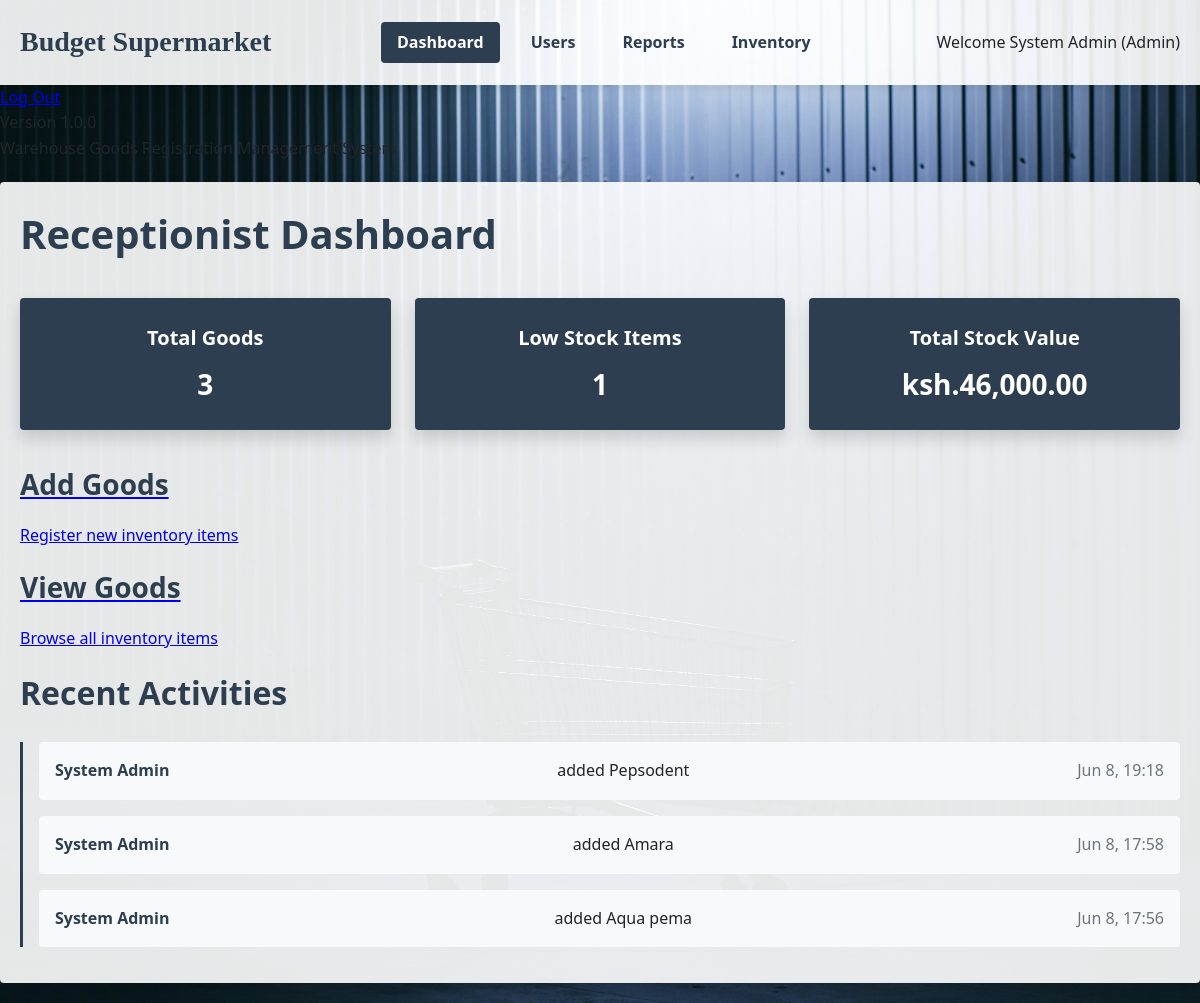
The page /receptionist/dashboard.php (signed in) on the database its author committed.
### tables this page shows
CREATE TABLE `goods` (
  `id` int(11) NOT NULL,
  `name` varchar(100) NOT NULL,
  `barcode` varchar(50) DEFAULT NULL,
  `category` varchar(50) NOT NULL,
  `description` text DEFAULT NULL,
  `quantity` int(11) NOT NULL,
  `price` decimal(10,2) NOT NULL,
  `added_by` int(11) DEFAULT NULL,
  `added_at` timestamp NOT NULL DEFAULT current_timestamp()
);

CREATE TABLE `users` (
  `id` int(11) NOT NULL,
  `username` varchar(50) NOT NULL,
  `password` varchar(255) NOT NULL,
  `nickname` varchar(50) NOT NULL,
  `role` enum('admin','cashier','receptionist') NOT NULL DEFAULT 'receptionist',
  `created_at` timestamp NOT NULL DEFAULT current_timestamp()
);

### receptionist/dashboard.php (the view, shortened to what this page needs)
<?php
include '../includes/config.php';
$stmt = $pdo->query("SELECT COUNT(*) as total_goods FROM goods");
$total_goods = $stmt->fetch()['total_goods'];
$stmt = $pdo->query("SELECT COUNT(*) as low_stock FROM goods WHERE quantity < 10");
$low_stock = $stmt->fetch()['low_stock'];
$stmt = $pdo->query("SELECT SUM(quantity * price) as total_value FROM goods");
$total_value = $stmt->fetch()['total_value'] ?? 0;
$stmt = $pdo->query("SELECT g.name, g.added_at, u.nickname
                     FROM goods g JOIN users u ON g.added_by = u.id
                     ORDER BY g.added_at DESC LIMIT 5");
$activities = $stmt->fetchAll();
?>
<?php $pageTitle = "Receptionist Dashboard"; include '../includes/header.php'; ?>
<h1>Receptionist Dashboard</h1>
<div class="stats-container">
    <div class="stat-card">
        <h3>Total Goods</h3>
        <p><?php echo $total_goods; ?></p>
    </div>
    <div class="stat-card">
        <h3>Low Stock Items</h3>
        <p><?php echo $low_stock; ?></p>
    </div>
    <div class="stat-card">
        <h3>Total Stock Value</h3>
        <p>ksh.<?php echo number_format($total_value, 2); ?></p>
    </div>
</div>
<div class="quick-actions">
    <a href="add-goods.php" class="quick-action-btn">
        <h3>Add Goods</h3>
        <p>Register new inventory items</p>
    </a>
    <a href="goods.php" class="quick-action-btn">
        <h3>View Goods</h3>
        <p>Browse all inventory items</p>
    </a>
</div>
<div class="recent-activities">
    <h2>Recent Activities</h2>
    <div class="activity-bar">
        <?php foreach ($activities as $activity): ?>
            <div class="activity-item">
                <span class="activity-name"><?php echo htmlspecialchars($activity['nickname']); ?></span>
                <span class="activity-action">added <?php echo htmlspecialchars($activity['name']); ?></span>
                <span class="activity-time"><?php echo date('M j, H:i', strtotime($activity['added_at'])); ?></span>
            </div>
        <?php endforeach; ?>
    </div>
</div>
<?php include '../includes/footer.php'; ?>

### assets/css/style.css (style rules this page uses)
:root { --primary-color: #2c3e50; --primary-dark: #1a252f; --secondary-color: #3498db; --secondary-dark: #2980b9; --success-color: #28a745; --success-dark: #218838; --danger-color: #e74c3c; --danger-dark: #c0392b; --warning-color: #ffc107; --warning-dark: #e0a800; --light-color: #f8f9fa; --dark-color: #343a40; --gray-color: #6c757d; --border-color: #dee2e6; --text-color: #212529; --text-light: #f8f9fa; --shadow: 0 0.5rem 1rem rgba(0, 0, 0, 0.15); --radius: 0.25rem; }
* { margin: 0; padding: 0; box-sizing: border-box; }
body { font-family: 'Segoe UI', Tahoma, Geneva, Verdana, sans-serif; line-height: 1.6; color: var(--text-color); background-color: #f5f5f5; }
body.main-page { background-image: url('../images/background.jpg'); background-size: cover; background-position: center; background-attachment: fixed; min-height: 100vh; }
h1, h2, h3, h4, h5, h6 { margin-bottom: 1rem; color: var(--primary-color); }
h1 { font-size: 2.5rem; }
h2 { font-size: 2rem; }
h3 { font-size: 1.75rem; }
p { margin-bottom: 1rem; }
.stats-container { display: grid; grid-template-columns: repeat(auto-fit, minmax(250px, 1fr)); gap: 1.5rem; margin: 2rem 0; }
.stat-card { padding: 1.5rem; background-color: var(--primary-color); color: white; border-radius: var(--radius); text-align: center; box-shadow: var(--shadow); }
.stat-card h3 { margin-bottom: 0.5rem; font-size: 1.25rem; color: white; }
.stat-card p { font-size: 1.75rem; font-weight: bold; margin-bottom: 0; }
.activity-bar { margin-top: 1.5rem; border-left: 3px solid var(--primary-color); padding-left: 1rem; }
.activity-item { margin-bottom: 1rem; padding: 1rem; background-color: var(--light-color); border-radius: var(--radius); display: flex; justify-content: space-between; }
.activity-name { font-weight: bold; color: var(--primary-color); }
.activity-time { color: var(--gray-color); }

### rows shown on the page
goods: added_by.nickname "System Admin", name "Pepsodent", added_at "Jun 8, 19:18"
goods: added_by.nickname "System Admin", name "Amara", added_at "Jun 8, 17:58"
goods: added_by.nickname "System Admin", name "Aqua pema", added_at "Jun 8, 17:56"

### other values the page prints
$_SESSION['nickname'] "System Admin"
$_SESSION['role'] "Admin"
$total_goods "3"
$low_stock "1"
$total_value "46,000.00"
